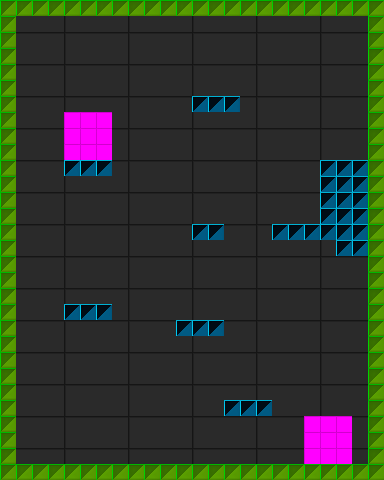

A 2D game scene composited from a Tiled map and its tileset images. What follows is a short description and the map's XML, with every tile layer's data as written:
An orthogonal 24x30 tile map with 16x16 px tiles, 3 tile layers (Real Background, Real Background Portals, Real Platforms), 2 tilesets and 3 objects (2x Scene Front Portal).

<map version="1.0" orientation="orthogonal" renderorder="right-down" width="24" height="30" tilewidth="16" tileheight="16" nextobjectid="5">
 <tileset firstgid="1" name="blocks_16x16" tilewidth="16" tileheight="16" tilecount="144" columns="12">
  <image source="blocks_16x16.png" width="192" height="192" />
 </tileset>
 <tileset firstgid="145" name="blocks_192x128" tilewidth="192" tileheight="128" tilecount="2" columns="2">
  <image source="blocks_192x128.png" width="384" height="128" />
 </tileset>
 <layer name="Real Background" width="24" height="30">
  <properties>
   <property name="Type" value="Background" />
   <property name="Universe" value="RealWorld" />
  </properties>
  <data encoding="csv">
0,0,0,0,0,0,0,0,0,0,0,0,0,0,0,0,0,0,0,0,0,0,0,0,
0,0,0,0,0,0,0,0,0,0,0,0,0,0,0,0,0,0,0,0,0,0,0,0,
0,0,0,0,0,0,0,0,0,0,0,0,0,0,0,0,0,0,0,0,0,0,0,0,
0,0,0,0,0,0,0,0,0,0,0,0,0,0,0,0,0,0,0,0,0,0,0,0,
0,0,0,0,0,0,0,0,0,0,0,0,0,0,0,0,0,0,0,0,0,0,0,0,
145,0,0,0,0,0,0,0,0,0,0,0,145,0,0,0,0,0,0,0,0,0,0,0,
0,0,0,0,0,0,0,0,0,0,0,0,0,0,0,0,0,0,0,0,0,0,0,0,
0,0,0,0,0,0,0,0,0,0,0,0,0,0,0,0,0,0,0,0,0,0,0,0,
0,0,0,0,0,0,0,0,0,0,0,0,0,0,0,0,0,0,0,0,0,0,0,0,
0,0,0,0,0,0,0,0,0,0,0,0,0,0,0,0,0,0,0,0,0,0,0,0,
0,0,0,0,0,0,0,0,0,0,0,0,0,0,0,0,0,0,0,0,0,0,0,0,
0,0,0,0,0,0,0,0,0,0,0,0,0,0,0,0,0,0,0,0,0,0,0,0,
0,0,0,0,0,0,0,0,0,0,0,0,0,0,0,0,0,0,0,0,0,0,0,0,
145,0,0,0,0,0,0,0,0,0,0,0,145,0,0,0,0,0,0,0,0,0,0,0,
0,0,0,0,0,0,0,0,0,0,0,0,0,0,0,0,0,0,0,0,0,0,0,0,
0,0,0,0,0,0,0,0,0,0,0,0,0,0,0,0,0,0,0,0,0,0,0,0,
0,0,0,0,0,0,0,0,0,0,0,0,0,0,0,0,0,0,0,0,0,0,0,0,
0,0,0,0,0,0,0,0,0,0,0,0,0,0,0,0,0,0,0,0,0,0,0,0,
0,0,0,0,0,0,0,0,0,0,0,0,0,0,0,0,0,0,0,0,0,0,0,0,
0,0,0,0,0,0,0,0,0,0,0,0,0,0,0,0,0,0,0,0,0,0,0,0,
0,0,0,0,0,0,0,0,0,0,0,0,0,0,0,0,0,0,0,0,0,0,0,0,
145,0,0,0,0,0,0,0,0,0,0,0,145,0,0,0,0,0,0,0,0,0,0,0,
0,0,0,0,0,0,0,0,0,0,0,0,0,0,0,0,0,0,0,0,0,0,0,0,
0,0,0,0,0,0,0,0,0,0,0,0,0,0,0,0,0,0,0,0,0,0,0,0,
0,0,0,0,0,0,0,0,0,0,0,0,0,0,0,0,0,0,0,0,0,0,0,0,
0,0,0,0,0,0,0,0,0,0,0,0,0,0,0,0,0,0,0,0,0,0,0,0,
0,0,0,0,0,0,0,0,0,0,0,0,0,0,0,0,0,0,0,0,0,0,0,0,
0,0,0,0,0,0,0,0,0,0,0,0,0,0,0,0,0,0,0,0,0,0,0,0,
0,0,0,0,0,0,0,0,0,0,0,0,0,0,0,0,0,0,0,0,0,0,0,0,
145,0,0,0,0,0,0,0,0,0,0,0,145,0,0,0,0,0,0,0,0,0,0,0
</data>
 </layer>
 <layer name="Real Background Portals" width="24" height="30">
  <properties>
   <property name="Type" value="Background" />
   <property name="Universe" value="RealWorld" />
  </properties>
  <data encoding="csv">
0,0,0,0,0,0,0,0,0,0,0,0,0,0,0,0,0,0,0,0,0,0,0,0,
0,0,0,0,0,0,0,0,0,0,0,0,0,0,0,0,0,0,0,0,0,0,0,0,
0,0,0,0,0,0,0,0,0,0,0,0,0,0,0,0,0,0,0,0,0,0,0,0,
0,0,0,0,0,0,0,0,0,0,0,0,0,0,0,0,0,0,0,0,0,0,0,0,
0,0,0,0,0,0,0,0,0,0,0,0,0,0,0,0,0,0,0,0,0,0,0,0,
0,0,0,0,0,0,0,0,0,0,0,0,0,0,0,0,0,0,0,0,0,0,0,0,
0,0,0,0,0,0,0,0,0,0,0,0,0,0,0,0,0,0,0,0,0,0,0,0,
0,0,0,0,7,7,7,0,0,0,0,0,0,0,0,0,0,0,0,0,0,0,0,0,
0,0,0,0,7,7,7,0,0,0,0,0,0,0,0,0,0,0,0,0,0,0,0,0,
0,0,0,0,7,7,7,0,0,0,0,0,0,0,0,0,0,0,0,0,0,0,0,0,
0,0,0,0,0,0,0,0,0,0,0,0,0,0,0,0,0,0,0,0,0,0,0,0,
0,0,0,0,0,0,0,0,0,0,0,0,0,0,0,0,0,0,0,0,0,0,0,0,
0,0,0,0,0,0,0,0,0,0,0,0,0,0,0,0,0,0,0,0,0,0,0,0,
0,0,0,0,0,0,0,0,0,0,0,0,0,0,0,0,0,0,0,0,0,0,0,0,
0,0,0,0,0,0,0,0,0,0,0,0,0,0,0,0,0,0,0,0,0,0,0,0,
0,0,0,0,0,0,0,0,0,0,0,0,0,0,0,0,0,0,0,0,0,0,0,0,
0,0,0,0,0,0,0,0,0,0,0,0,0,0,0,0,0,0,0,0,0,0,0,0,
0,0,0,0,0,0,0,0,0,0,0,0,0,0,0,0,0,0,0,0,0,0,0,0,
0,0,0,0,0,0,0,0,0,0,0,0,0,0,0,0,0,0,0,0,0,0,0,0,
0,0,0,0,0,0,0,0,0,0,0,0,0,0,0,0,0,0,0,0,0,0,0,0,
0,0,0,0,0,0,0,0,0,0,0,0,0,0,0,0,0,0,0,0,0,0,0,0,
0,0,0,0,0,0,0,0,0,0,0,0,0,0,0,0,0,0,0,0,0,0,0,0,
0,0,0,0,0,0,0,0,0,0,0,0,0,0,0,0,0,0,0,0,0,0,0,0,
0,0,0,0,0,0,0,0,0,0,0,0,0,0,0,0,0,0,0,0,0,0,0,0,
0,0,0,0,0,0,0,0,0,0,0,0,0,0,0,0,0,0,0,0,0,0,0,0,
0,0,0,0,0,0,0,0,0,0,0,0,0,0,0,0,0,0,0,0,0,0,0,0,
0,0,0,0,0,0,0,0,0,0,0,0,0,0,0,0,0,0,0,7,7,7,0,0,
0,0,0,0,0,0,0,0,0,0,0,0,0,0,0,0,0,0,0,7,7,7,0,0,
0,0,0,0,0,0,0,0,0,0,0,0,0,0,0,0,0,0,0,7,7,7,0,0,
0,0,0,0,0,0,0,0,0,0,0,0,0,0,0,0,0,0,0,0,0,0,0,0
</data>
 </layer>
 <layer name="Real Platforms" width="24" height="30">
  <properties>
   <property name="Type" value="Platform" />
   <property name="Universe" value="RealWorld" />
  </properties>
  <data encoding="csv">
110,110,110,110,110,110,110,110,110,110,110,110,110,110,110,110,110,110,110,110,110,110,110,110,
110,0,0,0,0,0,0,0,0,0,0,0,0,0,0,0,0,0,0,0,0,0,0,110,
110,0,0,0,0,0,0,0,0,0,0,0,0,0,0,0,0,0,0,0,0,0,0,110,
110,0,0,0,0,0,0,0,0,0,0,0,0,0,0,0,0,0,0,0,0,0,0,110,
110,0,0,0,0,0,0,0,0,0,0,0,0,0,0,0,0,0,0,0,0,0,0,110,
110,0,0,0,0,0,0,0,0,0,0,0,0,0,0,0,0,0,0,0,0,0,0,110,
110,0,0,0,0,0,0,0,0,0,0,0,133,133,133,0,0,0,0,0,0,0,0,110,
110,0,0,0,0,0,0,0,0,0,0,0,0,0,0,0,0,0,0,0,0,0,0,110,
110,0,0,0,0,0,0,0,0,0,0,0,0,0,0,0,0,0,0,0,0,0,0,110,
110,0,0,0,0,0,0,0,0,0,0,0,0,0,0,0,0,0,0,0,0,0,0,110,
110,0,0,0,133,133,133,0,0,0,0,0,0,0,0,0,0,0,0,0,133,133,133,110,
110,0,0,0,0,0,0,0,0,0,0,0,0,0,0,0,0,0,0,0,133,133,133,110,
110,0,0,0,0,0,0,0,0,0,0,0,0,0,0,0,0,0,0,0,133,133,133,110,
110,0,0,0,0,0,0,0,0,0,0,0,0,0,0,0,0,0,0,0,133,133,133,110,
110,0,0,0,0,0,0,0,0,0,0,0,133,133,0,0,0,133,133,133,133,133,133,110,
110,0,0,0,0,0,0,0,0,0,0,0,0,0,0,0,0,0,0,0,0,133,133,110,
110,0,0,0,0,0,0,0,0,0,0,0,0,0,0,0,0,0,0,0,0,0,0,110,
110,0,0,0,0,0,0,0,0,0,0,0,0,0,0,0,0,0,0,0,0,0,0,110,
110,0,0,0,0,0,0,0,0,0,0,0,0,0,0,0,0,0,0,0,0,0,0,110,
110,0,0,0,133,133,133,0,0,0,0,0,0,0,0,0,0,0,0,0,0,0,0,110,
110,0,0,0,0,0,0,0,0,0,0,133,133,133,0,0,0,0,0,0,0,0,0,110,
110,0,0,0,0,0,0,0,0,0,0,0,0,0,0,0,0,0,0,0,0,0,0,110,
110,0,0,0,0,0,0,0,0,0,0,0,0,0,0,0,0,0,0,0,0,0,0,110,
110,0,0,0,0,0,0,0,0,0,0,0,0,0,0,0,0,0,0,0,0,0,0,110,
110,0,0,0,0,0,0,0,0,0,0,0,0,0,0,0,0,0,0,0,0,0,0,110,
110,0,0,0,0,0,0,0,0,0,0,0,0,0,133,133,133,0,0,0,0,0,0,110,
110,0,0,0,0,0,0,0,0,0,0,0,0,0,0,0,0,0,0,0,0,0,0,110,
110,0,0,0,0,0,0,0,0,0,0,0,0,0,0,0,0,0,0,0,0,0,0,110,
110,0,0,0,0,0,0,0,0,0,0,0,0,0,0,0,0,0,0,0,0,0,0,110,
110,110,110,110,110,110,110,110,110,110,110,110,110,110,110,110,110,110,110,110,110,110,110,110
</data>
 </layer>
 <objectgroup name="Front Portals">
  <properties>
   <property name="Commands" value="DestroyPrefab" />
   <property name="Type" value="PrefabGroup" />
   <property name="Universe" value="RealWorld" />
  </properties>
  <object id="2" name="Lower Entry" type="Scene Front Portal" x="304" y="416" width="48" height="48">
   <properties>
    <property name="Prefab" value="Elevator Shaft" />
    <property name="Transition To Portal" value="Lower Elevator Shaft" />
    <property name="Transition To Scene" value="three_rooms_new" />
   </properties>
  </object>
  <object id="3" name="Upper Entry" type="Scene Front Portal" x="64" y="112" width="48" height="48">
   <properties>
    <property name="Prefab" value="Elevator Shaft" />
    <property name="Transition To Portal" value="Upper Elevator Shaft" />
    <property name="Transition To Scene" value="three_rooms_new" />
   </properties>
  </object>
 </objectgroup>
 <objectgroup color="#aaaaff" name="Camera Bounds">
  <properties>
   <property name="Commands" value="DestroyPrefab" />
   <property name="Type" value="CameraBounds" />
   <property name="Universe" value="RealWorld" />
  </properties>
  <object id="4" x="0" y="0" width="384" height="480" />
 </objectgroup>
</map>
